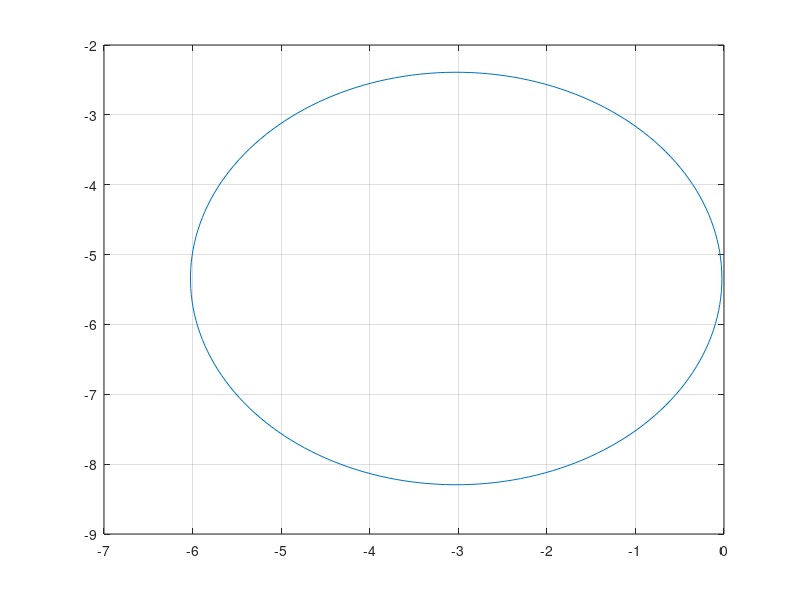
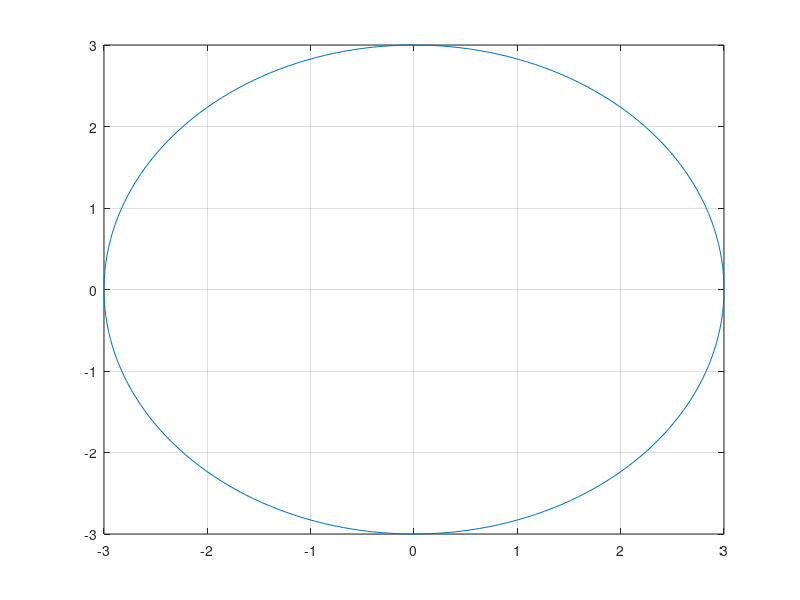

Source code (MATLAB) for these figures, in order:
%% gen random circle at random position

radius=3;%just an example
theta=linspace(0,2*pi,200);%you can increase this if this isn't enough yet
xoff = (5-2).*rand(1) + 2;
yoff = (7-3).*rand(1) + 3;

x=radius*cos(theta)-xoff;
y=radius*sin(theta)-yoff;

scale = (1-0.98).*rand(1) + 0.98;
y = y .* scale;

figure;
plot(x,y), grid on

%% center 
x_scf = 1;
y_scf = (max(x)-min(x))/(max(y)-min(y));

x_off = - ((max(x) + min(x)) / 2.0);
y_off = - ((max(y) + min(y)) / 2.0);

xs = (x + x_off)*x_scf;
ys = (y + y_off)*y_scf;

figure;
plot(xs,ys) , grid on